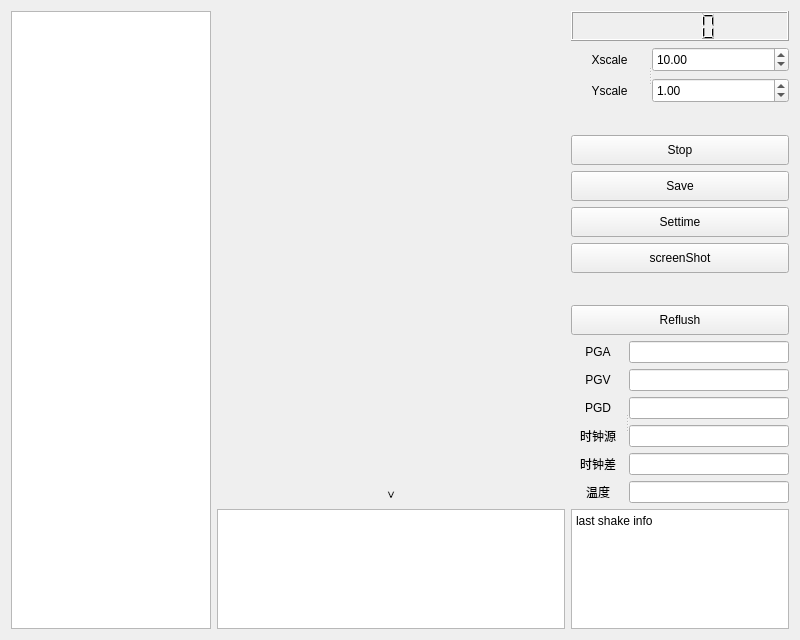
     <widget class="QWidget" name="current">
      <property name="minimumSize">
       <size>
        <width>800</width>
        <height>640</height>
       </size>
      </property>
      <property name="maximumSize">
       <size>
        <width>1920</width>
        <height>1080</height>
       </size>
      </property>
      <attribute name="title">
       <string>实时波形</string>
      </attribute>
      <layout class="QGridLayout" name="gridLayout_14">
       <item row="0" column="0">
        <layout class="QHBoxLayout" name="horizontalLayout_39" stretch="1,4,1">
         <item>
          <widget class="QTableView" name="tableView">
           <property name="minimumSize">
            <size>
             <width>200</width>
             <height>0</height>
            </size>
           </property>
           <property name="maximumSize">
            <size>
             <width>200</width>
             <height>16777215</height>
            </size>
           </property>
          </widget>
         </item>
         <item>
          <layout class="QVBoxLayout" name="verticalLayout_12">
           <item>
            <layout class="QVBoxLayout" name="verticalLayout_10">
             <item>
              <widget class="QwtPlot" name="qwtPlot_ud"/>
             </item>
             <item>
              <widget class="QwtPlot" name="qwtPlot_ew"/>
             </item>
             <item>
              <widget class="QwtPlot" name="qwtPlot_sn"/>
             </item>
            </layout>
           </item>
           <item>
            <widget class="QPushButton" name="pushButton_disp">
             <property name="maximumSize">
              <size>
               <width>16777215</width>
               <height>18</height>
              </size>
             </property>
             <property name="layoutDirection">
              <enum>Qt::LeftToRight</enum>
             </property>
             <property name="autoFillBackground">
              <bool>false</bool>
             </property>
             <property name="styleSheet">
              <string notr="true">right</string>
             </property>
             <property name="inputMethodHints">
              <set>Qt::ImhNone</set>
             </property>
             <property name="text">
              <string>∨</string>
             </property>
             <property name="checkable">
              <bool>true</bool>
             </property>
             <property name="flat">
              <bool>true</bool>
             </property>
            </widget>
           </item>
           <item>
            <widget class="QTextEdit" name="textCurLog">
             <property name="enabled">
              <bool>true</bool>
             </property>
             <property name="sizePolicy">
              <sizepolicy hsizetype="Expanding" vsizetype="Preferred">
               <horstretch>0</horstretch>
               <verstretch>0</verstretch>
              </sizepolicy>
             </property>
             <property name="minimumSize">
              <size>
               <width>0</width>
               <height>120</height>
              </size>
             </property>
             <property name="maximumSize">
              <size>
               <width>16777215</width>
               <height>120</height>
              </size>
             </property>
             <property name="readOnly">
              <bool>true</bool>
             </property>
             <property name="html">
              <string>&lt;!DOCTYPE HTML PUBLIC &quot;-//W3C//DTD HTML 4.0//EN&quot; &quot;http://www.w3.org/TR/REC-html40/strict.dtd&quot;&gt;
&lt;html&gt;&lt;head&gt;&lt;meta name=&quot;qrichtext&quot; content=&quot;1&quot; /&gt;&lt;style type=&quot;text/css&quot;&gt;
p, li { white-space: pre-wrap; }
&lt;/style&gt;&lt;/head&gt;&lt;body style=&quot; font-family:'SimSun'; font-size:9pt; font-weight:400; font-style:normal;&quot;&gt;
&lt;p style=&quot;-qt-paragraph-type:empty; margin-top:0px; margin-bottom:0px; margin-left:0px; margin-right:0px; -qt-block-indent:0; text-indent:0px;&quot;&gt;&lt;br /&gt;&lt;/p&gt;&lt;/body&gt;&lt;/html&gt;</string>
             </property>
            </widget>
           </item>
          </layout>
         </item>
         <item>
          <layout class="QVBoxLayout" name="verticalLayout_17">
           <item>
            <widget class="QLCDNumber" name="lcdNumber">
             <property name="sizePolicy">
              <sizepolicy hsizetype="Minimum" vsizetype="Fixed">
               <horstretch>0</horstretch>
               <verstretch>2</verstretch>
              </sizepolicy>
             </property>
             <property name="minimumSize">
              <size>
               <width>0</width>
               <height>30</height>
              </size>
             </property>
            </widget>
           </item>
           <item>
            <widget class="QSplitter" name="splitter_2">
             <property name="orientation">
              <enum>Qt::Horizontal</enum>
             </property>
             <widget class="QWidget" name="layoutWidget">
              <layout class="QVBoxLayout" name="verticalLayout_15">
               <item>
                <widget class="QLabel" name="labelXscale">
                 <property name="minimumSize">
                  <size>
                   <width>0</width>
                   <height>25</height>
                  </size>
                 </property>
                 <property name="maximumSize">
                  <size>
                   <width>16777215</width>
                   <height>25</height>
                  </size>
                 </property>
                 <property name="text">
                  <string>Xscale</string>
                 </property>
                 <property name="alignment">
                  <set>Qt::AlignCenter</set>
                 </property>
                </widget>
               </item>
               <item>
                <widget class="QLabel" name="labelYscale">
                 <property name="minimumSize">
                  <size>
                   <width>0</width>
                   <height>25</height>
                  </size>
                 </property>
                 <property name="maximumSize">
                  <size>
                   <width>16777215</width>
                   <height>25</height>
                  </size>
                 </property>
                 <property name="text">
                  <string>Yscale</string>
                 </property>
                 <property name="alignment">
                  <set>Qt::AlignCenter</set>
                 </property>
                </widget>
               </item>
              </layout>
             </widget>
             <widget class="QWidget" name="layoutWidget">
              <layout class="QVBoxLayout" name="verticalLayout_16">
               <item>
                <widget class="QDoubleSpinBox" name="doubleSpinBoxX">
                 <property name="minimumSize">
                  <size>
                   <width>0</width>
                   <height>25</height>
                  </size>
                 </property>
                 <property name="maximumSize">
                  <size>
                   <width>16777215</width>
                   <height>25</height>
                  </size>
                 </property>
                 <property name="decimals">
                  <number>2</number>
                 </property>
                 <property name="maximum">
                  <double>600.000000000000000</double>
                 </property>
                 <property name="singleStep">
                  <double>1.000000000000000</double>
                 </property>
                 <property name="value">
                  <double>10.000000000000000</double>
                 </property>
                </widget>
               </item>
               <item>
                <widget class="QDoubleSpinBox" name="doubleSpinBoxY">
                 <property name="minimumSize">
                  <size>
                   <width>0</width>
                   <height>25</height>
                  </size>
                 </property>
                 <property name="maximumSize">
                  <size>
                   <width>16777215</width>
                   <height>25</height>
                  </size>
                 </property>
                 <property name="decimals">
                  <number>2</number>
                 </property>
                 <property name="singleStep">
                  <double>0.100000000000000</double>
                 </property>
                 <property name="value">
                  <double>1.000000000000000</double>
                 </property>
                </widget>
               </item>
              </layout>
             </widget>
            </widget>
           </item>
           <item>
            <spacer name="verticalSpacer_3">
             <property name="orientation">
              <enum>Qt::Vertical</enum>
             </property>
             <property name="sizeHint" stdset="0">
              <size>
               <width>218</width>
               <height>18</height>
              </size>
             </property>
            </spacer>
           </item>
           <item>
            <layout class="QVBoxLayout" name="verticalLayout_13">
             <item>
              <widget class="QPushButton" name="pushButtonStop">
               <property name="sizePolicy">
                <sizepolicy hsizetype="Preferred" vsizetype="Preferred">
                 <horstretch>0</horstretch>
                 <verstretch>0</verstretch>
                </sizepolicy>
               </property>
               <property name="minimumSize">
                <size>
                 <width>0</width>
                 <height>30</height>
                </size>
               </property>
               <property name="maximumSize">
                <size>
                 <width>16777215</width>
                 <height>30</height>
                </size>
               </property>
               <property name="text">
                <string>Stop</string>
               </property>
              </widget>
             </item>
             <item>
              <widget class="QPushButton" name="pushButtonSave">
               <property name="sizePolicy">
                <sizepolicy hsizetype="Preferred" vsizetype="Preferred">
                 <horstretch>0</horstretch>
                 <verstretch>0</verstretch>
                </sizepolicy>
               </property>
               <property name="minimumSize">
                <size>
                 <width>0</width>
                 <height>30</height>
                </size>
               </property>
               <property name="maximumSize">
                <size>
                 <width>16777215</width>
                 <height>30</height>
                </size>
               </property>
               <property name="text">
                <string>Save</string>
               </property>
              </widget>
             </item>
             <item>
              <widget class="QPushButton" name="pushButtonSettime">
               <property name="sizePolicy">
                <sizepolicy hsizetype="Preferred" vsizetype="Preferred">
                 <horstretch>0</horstretch>
                 <verstretch>0</verstretch>
                </sizepolicy>
               </property>
               <property name="minimumSize">
                <size>
                 <width>0</width>
                 <height>30</height>
                </size>
               </property>
               <property name="maximumSize">
                <size>
                 <width>16777215</width>
                 <height>30</height>
                </size>
               </property>
               <property name="text">
                <string>Settime</string>
               </property>
              </widget>
             </item>
             <item>
              <widget class="QPushButton" name="pushButton_screen">
               <property name="minimumSize">
                <size>
                 <width>0</width>
                 <height>30</height>
                </size>
               </property>
               <property name="maximumSize">
                <size>
                 <width>16777215</width>
                 <height>30</height>
                </size>
               </property>
               <property name="text">
                <string>screenShot</string>
               </property>
              </widget>
             </item>
            </layout>
           </item>
           <item>
            <spacer name="verticalSpacer_4">
             <property name="orientation">
              <enum>Qt::Vertical</enum>
             </property>
             <property name="sizeHint" stdset="0">
              <size>
               <width>218</width>
               <height>18</height>
              </size>
             </property>
            </spacer>
           </item>
           <item>
            <widget class="QPushButton" name="pushButtonReflush">
             <property name="sizePolicy">
              <sizepolicy hsizetype="Preferred" vsizetype="Preferred">
               <horstretch>0</horstretch>
               <verstretch>0</verstretch>
              </sizepolicy>
             </property>
             <property name="minimumSize">
              <size>
               <width>0</width>
               <height>30</height>
              </size>
             </property>
             <property name="maximumSize">
              <size>
               <width>16777215</width>
               <height>30</height>
              </size>
             </property>
             <property name="text">
              <string>Reflush</string>
             </property>
            </widget>
           </item>
           <item>
            <widget class="QSplitter" name="splitter">
             <property name="orientation">
              <enum>Qt::Horizontal</enum>
             </property>
             <widget class="QWidget" name="layoutWidget">
              <layout class="QVBoxLayout" name="verticalLayout_9">
               <item>
                <widget class="QLabel" name="label">
                 <property name="text">
                  <string>PGA</string>
                 </property>
                 <property name="alignment">
                  <set>Qt::AlignCenter</set>
                 </property>
                </widget>
               </item>
               <item>
                <widget class="QLabel" name="label_2">
                 <property name="text">
                  <string>PGV</string>
                 </property>
                 <property name="alignment">
                  <set>Qt::AlignCenter</set>
                 </property>
                </widget>
               </item>
               <item>
                <widget class="QLabel" name="label_39">
                 <property name="text">
                  <string>PGD</string>
                 </property>
                 <property name="alignment">
                  <set>Qt::AlignCenter</set>
                 </property>
                </widget>
               </item>
               <item>
                <widget class="QLabel" name="label_42">
                 <property name="text">
                  <string>时钟源</string>
                 </property>
                 <property name="alignment">
                  <set>Qt::AlignCenter</set>
                 </property>
                </widget>
               </item>
               <item>
                <widget class="QLabel" name="label_40">
                 <property name="text">
                  <string>时钟差</string>
                 </property>
                 <property name="alignment">
                  <set>Qt::AlignCenter</set>
                 </property>
                </widget>
               </item>
               <item>
                <widget class="QLabel" name="label_41">
                 <property name="text">
                  <string>温度</string>
                 </property>
                 <property name="alignment">
                  <set>Qt::AlignCenter</set>
                 </property>
                </widget>
               </item>
              </layout>
             </widget>
             <widget class="QWidget" name="layoutWidget">
              <layout class="QVBoxLayout" name="verticalLayout_11">
               <item>
                <widget class="QLineEdit" name="lineEdit_pga">
                 <property name="readOnly">
                  <bool>true</bool>
                 </property>
                </widget>
               </item>
               <item>
                <widget class="QLineEdit" name="lineEdit_pgv">
                 <property name="readOnly">
                  <bool>true</bool>
                 </property>
                </widget>
               </item>
               <item>
                <widget class="QLineEdit" name="lineEdit_pgd">
                 <property name="readOnly">
                  <bool>true</bool>
                 </property>
                </widget>
               </item>
               <item>
                <widget class="QLineEdit" name="lineEdit_orgin">
                 <property name="readOnly">
                  <bool>true</bool>
                 </property>
                </widget>
               </item>
               <item>
                <widget class="QLineEdit" name="lineEdit_diff">
                 <property name="readOnly">
                  <bool>true</bool>
                 </property>
                </widget>
               </item>
               <item>
                <widget class="QLineEdit" name="lineEdit_temp">
                 <property name="readOnly">
                  <bool>true</bool>
                 </property>
                </widget>
               </item>
              </layout>
             </widget>
            </widget>
           </item>
           <item>
            <widget class="QTextEdit" name="textEditShakeinfo">
             <property name="enabled">
              <bool>true</bool>
             </property>
             <property name="sizePolicy">
              <sizepolicy hsizetype="Preferred" vsizetype="Preferred">
               <horstretch>0</horstretch>
               <verstretch>0</verstretch>
              </sizepolicy>
             </property>
             <property name="minimumSize">
              <size>
               <width>0</width>
               <height>120</height>
              </size>
             </property>
             <property name="maximumSize">
              <size>
               <width>16777215</width>
               <height>120</height>
              </size>
             </property>
             <property name="readOnly">
              <bool>true</bool>
             </property>
             <property name="html">
              <string>&lt;!DOCTYPE HTML PUBLIC &quot;-//W3C//DTD HTML 4.0//EN&quot; &quot;http://www.w3.org/TR/REC-html40/strict.dtd&quot;&gt;
&lt;html&gt;&lt;head&gt;&lt;meta name=&quot;qrichtext&quot; content=&quot;1&quot; /&gt;&lt;style type=&quot;text/css&quot;&gt;
p, li { white-space: pre-wrap; }
&lt;/style&gt;&lt;/head&gt;&lt;body style=&quot; font-family:'SimSun'; font-size:9pt; font-weight:400; font-style:normal;&quot;&gt;
&lt;p style=&quot; margin-top:0px; margin-bottom:0px; margin-left:0px; margin-right:0px; -qt-block-indent:0; text-indent:0px;&quot;&gt;last shake info&lt;/p&gt;&lt;/body&gt;&lt;/html&gt;</string>
             </property>
            </widget>
           </item>
          </layout>
         </item>
        </layout>
       </item>
      </layout>
     </widget>
